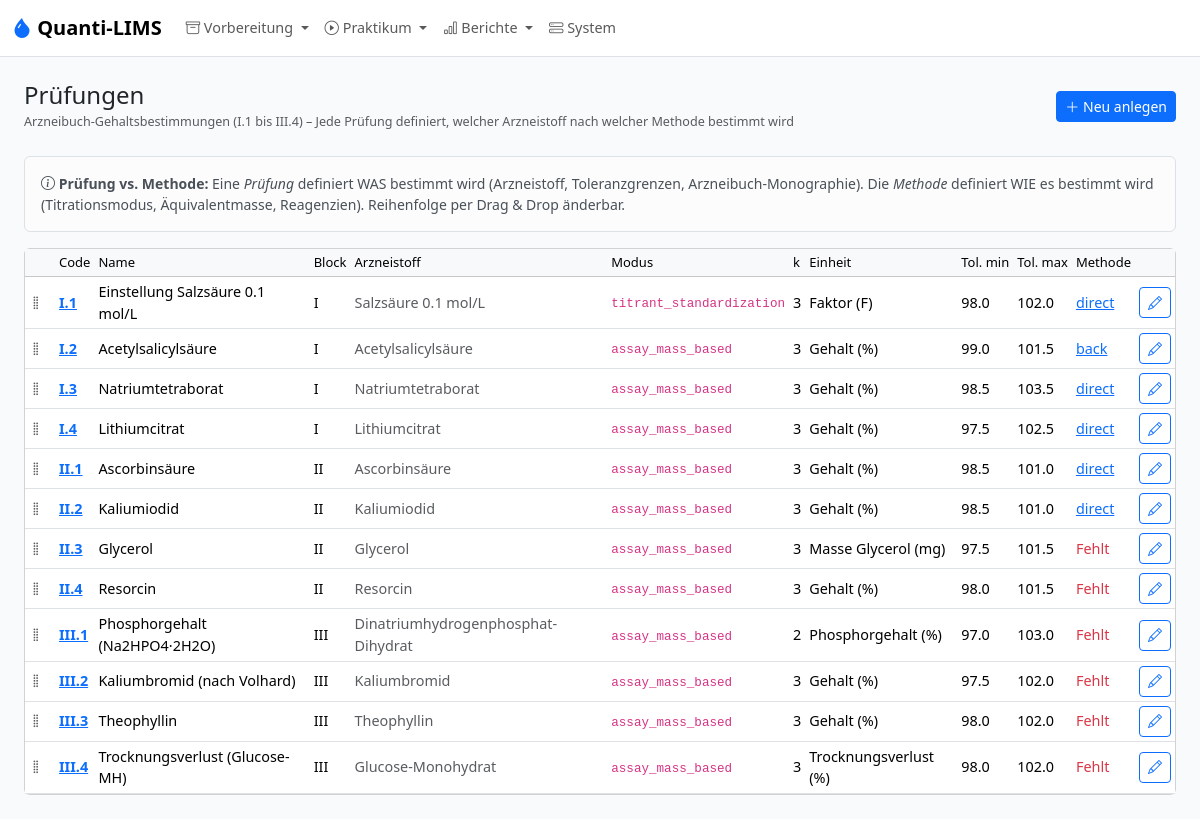
Page /admin/analyses on the committed database.
### models.py (models this page shows, shortened)
class Analysis(db.Model):
    __tablename__ = "analysis"
    id = db.Column(db.Integer, primary_key=True)
    block_id = db.Column(db.Integer, db.ForeignKey("block.id"), nullable=False)
    code = db.Column(db.String(10), unique=True, nullable=False)
    ordinal = db.Column(db.Integer, nullable=False)
    name = db.Column(db.String(200), nullable=False)
    substance_id = db.Column(db.Integer, db.ForeignKey("substance.id"), nullable=False)
    k_determinations = db.Column(db.Integer, nullable=False, default=3)
    result_unit = db.Column(db.String(20), nullable=False, default="%")
    result_label = db.Column(db.String(50), nullable=False, default="Gehalt")
    calculation_mode = db.Column(db.String(50), nullable=False, default=MODE_ASSAY_MASS_BASED)
    e_ab_g = db.Column(db.Float)
    g_ab_min_pct = db.Column(db.Float)
    g_ab_max_pct = db.Column(db.Float)
    source_reference = db.Column(db.String(255))
    tolerance_override_min_pct = db.Column(db.Float)
    tolerance_override_max_pct = db.Column(db.Float)
    notes = db.Column(db.Text)
    block = db.relationship("Block", back_populates="analyses")
    substance = db.relationship("Substance", back_populates="analyses")
    method = db.relationship("Method", back_populates="analysis", uselist=False)
    batches = db.relationship("SampleBatch", back_populates="analysis")
    @property
    def tol_min(self) -> float | None:
        if self.tolerance_override_min_pct is not None:
            return self.tolerance_override_min_pct
        if self.g_ab_min_pct is not None:
            return self.g_ab_min_pct
        if self.substance and self.substance.g_ab_min_pct is not None:
            return self.substance.g_ab_min_pct
        return None
    @property
    def tol_max(self) -> float | None:
        if self.tolerance_override_max_pct is not None:
            return self.tolerance_override_max_pct
        if self.g_ab_max_pct is not None:
            return self.g_ab_max_pct
        if self.substance and self.substance.g_ab_max_pct is not None:
            return self.substance.g_ab_max_pct
        return None

class Block(db.Model):
    __tablename__ = "block"
    id = db.Column(db.Integer, primary_key=True)
    code = db.Column(db.String(10), unique=True, nullable=False)
    name = db.Column(db.String(120), nullable=False)
    max_days = db.Column(db.Integer, nullable=True)  # Orientation value; not a hard constraint
    analyses = db.relationship("Analysis", back_populates="block", order_by="Analysis.ordinal")
    colloquiums = db.relationship("Colloquium", back_populates="block")

class Substance(db.Model):
    __tablename__ = "substance"
    id = db.Column(db.Integer, primary_key=True)
    name = db.Column(db.String(200), unique=True, nullable=False)
    formula = db.Column(db.String(100))
    molar_mass_gmol = db.Column(db.Float)
    anhydrous_molar_mass_gmol = db.Column(db.Float, nullable=True)  # For hydrate correction (e.g. Li citrate tetrahydrate)
    e_ab_g = db.Column(db.Float)
    g_ab_min_pct = db.Column(db.Float)
    g_ab_max_pct = db.Column(db.Float)
    notes = db.Column(db.Text)
    position = db.Column(db.Integer, nullable=False, default=0)
    lots = db.relationship("SubstanceLot", back_populates="substance")
    analyses = db.relationship("Analysis", back_populates="substance")

class Method(db.Model):
    __tablename__ = "method"
    id = db.Column(db.Integer, primary_key=True)
    analysis_id = db.Column(db.Integer, db.ForeignKey("analysis.id"), nullable=False)
    method_type = db.Column(db.String(30), nullable=False)  # direct, back, gravimetric, ...
    m_eq_mg = db.Column(db.Float)
    titrant_name = db.Column(db.String(200))
    titrant_concentration = db.Column(db.String(50))
    c_titrant_mol_l = db.Column(db.Float)      # Numeric concentration of titrant (mol/L)
    n_eq_titrant = db.Column(db.Float)          # Equivalents of titrant per mol analyte (direct) or per mol Vorlage (back)
    c_vorlage_mol_l = db.Column(db.Float)       # Concentration of Vorlage reagent (back-titration only)
    n_eq_vorlage = db.Column(db.Float)          # Equivalents of Vorlage consumed per mol analyte (back-titration only)
    blind_required = db.Column(db.Boolean, nullable=False, default=False)
    b_blind_determinations = db.Column(db.Integer, nullable=False, default=1)
    v_vorlage_ml = db.Column(db.Float)
    v_solution_ml = db.Column(db.Float)       # Total volume substance is dissolved to (e.g. 100.0 mL)
    v_aliquot_ml = db.Column(db.Float)        # Aliquot volume taken for each titration (e.g. 20.0 mL)
    aliquot_enabled = db.Column(db.Boolean, nullable=True, default=None)
    primary_standard_id = db.Column(db.Integer, db.ForeignKey("reagent.id"))
    m_eq_primary_mg = db.Column(db.Float)
    m_eq_primary_mg_override = db.Column(db.Boolean, nullable=False, default=False)  # True → use stored value; False → auto-calculate from c_Titrant × MW_PS / z
    e_ab_ps_g = db.Column(db.Float)          # Arzneibuch-Einwaage Primärstandard (g) – per method, not per reagent
    c_stock_mol_l = db.Column(db.Float)      # Stammkonzentration (mol/L), z.B. 1.0 für 1M HCl
    v_dilution_ml = db.Column(db.Float)      # Verdünnungsvolumen (mL), z.B. 100.0
    description = db.Column(db.Text)
    position = db.Column(db.Integer, nullable=False, default=0)
    analysis = db.relationship("Analysis", back_populates="method")
    primary_standard = db.relationship("Reagent", foreign_keys=[primary_standard_id], back_populates="primary_standard_methods")
    reagent_usages = db.relationship("MethodReagent", back_populates="method")

### app.py (the view)
    @app.route("/admin/analyses")
    def admin_analyses():
        items = Analysis.query.order_by(Analysis.ordinal).all()
        return render_template("admin/analyses.html", items=items)

### templates/admin/analyses.html (shortened to what this page needs)
{% extends "base.html" %}
{% from "macros.html" import page_header %}
{% block content %}
{{ page_header("Prüfungen", "Arzneibuch-Gehaltsbestimmungen (I.1 bis III.4) – Jede Prüfung definiert, welcher Arzneistoff nach welcher Methode bestimmt wird", url_for('admin_analysis_form')) }}
<div class="alert alert-light border small">
  <i class="bi bi-info-circle"></i> <strong>Prüfung vs. Methode:</strong>
  Eine <em>Prüfung</em> definiert WAS bestimmt wird (Arzneistoff, Toleranzgrenzen, Arzneibuch-Monographie).
  Die <em>Methode</em> definiert WIE es bestimmt wird (Titrationsmodus, Äquivalentmasse, Reagenzien).
  Reihenfolge per Drag &amp; Drop änderbar.
</div>
<div class="card"><div class="table-responsive">
<table class="table table-sm table-hover mb-0 align-middle">
<thead class="table-light"><tr><th style="width:30px"></th><th>Code</th><th>Name</th><th>Block</th><th>Arzneistoff</th><th>Modus</th><th>k</th><th>Einheit</th><th>Tol. min</th><th>Tol. max</th><th>Methode</th><th></th></tr></thead>
<tbody id="analysis-sortable">
{% for a in items %}
<tr data-id="{{ a.id }}">
  <td class="drag-handle" style="cursor:grab"><i class="bi bi-grip-vertical text-body-secondary"></i></td>
  <td><strong><a href="{{ url_for('admin_analysis_form', id=a.id) }}">{{ a.code }}</a></strong></td>
  <td>{{ a.name }}</td>
  <td>{{ a.block.code }}</td>
  <td class="text-body-secondary">{{ a.substance.name }}</td>
  <td><code>{{ a.calculation_mode }}</code></td>
  <td>{{ a.k_determinations }}</td>
  <td>{{ a.result_label }} ({{ a.result_unit }})</td>
  <td>{{ a.tol_min|fmt(1) }}</td>
  <td>{{ a.tol_max|fmt(1) }}</td>
  <td>{% if a.method %}<a href="{{ url_for('admin_method_form', id=a.method.id) }}">{{ a.method.method_type }}</a>{% else %}<span class="text-danger">Fehlt</span>{% endif %}</td>
  <td><a href="{{ url_for('admin_analysis_form', id=a.id) }}" class="btn btn-outline-primary btn-sm"><i class="bi bi-pencil"></i></a></td>
</tr>
{% endfor %}
</tbody></table></div></div>
{% endblock %}

### static/style.css (style rules this page uses)
:root { --ql-primary: #2563eb; --ql-bg: #f8fafc; }
body { background: var(--ql-bg); font-size: 0.9rem; }
.alert { font-size: 0.875rem; }
.table th { font-weight: 500; font-size: 0.8125rem; white-space: nowrap; }
.table td { vertical-align: middle; }
.drag-handle { cursor: grab; user-select: none; }

### rows in the picture
Analysis: code "I.1", name "Einstellung Salzsäure 0.1 mol/L", block.code "I", substance.name "Salzsäure 0.1 mol/L", calculation_mode "titrant_standardization", k_determinations "3", result_label "Faktor", result_unit "F", tol_min|fmt "98.0", tol_max|fmt "102.0", method.method_type "direct"
Analysis: code "I.2", name "Acetylsalicylsäure", block.code "I", substance.name "Acetylsalicylsäure", calculation_mode "assay_mass_based", k_determinations "3", result_label "Gehalt", result_unit "%", tol_min|fmt "99.0", tol_max|fmt "101.5", method.method_type "back"
Analysis: code "I.3", name "Natriumtetraborat", block.code "I", substance.name "Natriumtetraborat", calculation_mode "assay_mass_based", k_determinations "3", result_label "Gehalt", result_unit "%", tol_min|fmt "98.5", tol_max|fmt "103.5", method.method_type "direct"
Analysis: code "I.4", name "Lithiumcitrat", block.code "I", substance.name "Lithiumcitrat", calculation_mode "assay_mass_based", k_determinations "3", result_label "Gehalt", result_unit "%", tol_min|fmt "97.5", tol_max|fmt "102.5", method.method_type "direct"
Analysis: code "II.1", name "Ascorbinsäure", block.code "II", substance.name "Ascorbinsäure", calculation_mode "assay_mass_based", k_determinations "3", result_label "Gehalt", result_unit "%", tol_min|fmt "98.5", tol_max|fmt "101.0", method.method_type "direct"
Analysis: code "II.2", name "Kaliumiodid", block.code "II", substance.name "Kaliumiodid", calculation_mode "assay_mass_based", k_determinations "3", result_label "Gehalt", result_unit "%", tol_min|fmt "98.5", tol_max|fmt "101.0", method.method_type "direct"
Analysis: code "II.3", name "Glycerol", block.code "II", substance.name "Glycerol", calculation_mode "assay_mass_based", k_determinations "3", result_label "Masse Glycerol", result_unit "mg", tol_min|fmt "97.5", tol_max|fmt "101.5", shows "Fehlt"
Analysis: code "II.4", name "Resorcin", block.code "II", substance.name "Resorcin", calculation_mode "assay_mass_based", k_determinations "3", result_label "Gehalt", result_unit "%", tol_min|fmt "98.0", tol_max|fmt "101.5", shows "Fehlt"
Analysis: code "III.1", name "Phosphorgehalt (Na2HPO4·2H2O)", block.code "III", substance.name "Dinatriumhydrogenphosphat-Dihydrat", calculation_mode "assay_mass_based", k_determinations "2", result_label "Phosphorgehalt", result_unit "%", tol_min|fmt "97.0", tol_max|fmt "103.0", shows "Fehlt"
Analysis: code "III.2", name "Kaliumbromid (nach Volhard)", block.code "III", substance.name "Kaliumbromid", calculation_mode "assay_mass_based", k_determinations "3", result_label "Gehalt", result_unit "%", tol_min|fmt "97.5", tol_max|fmt "102.0", shows "Fehlt"
Analysis: code "III.3", name "Theophyllin", block.code "III", substance.name "Theophyllin", calculation_mode "assay_mass_based", k_determinations "3", result_label "Gehalt", result_unit "%", tol_min|fmt "98.0", tol_max|fmt "102.0", shows "Fehlt"
Analysis: code "III.4", name "Trocknungsverlust (Glucose-MH)", block.code "III", substance.name "Glucose-Monohydrat", calculation_mode "assay_mass_based", k_determinations "3", result_label "Trocknungsverlust", result_unit "%", tol_min|fmt "98.0", tol_max|fmt "102.0", shows "Fehlt"

### other values in the picture
{{ title }} "Prüfungen"
{{ subtitle }} "Arzneibuch-Gehaltsbestimmungen (I.1 bis III.4) – Jede Prüfung definiert, welcher Arzneistoff nach welcher Methode bestimmt wird"
{{ new_label }} "Neu anlegen"
